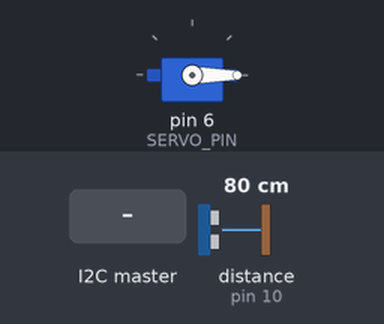
Bench run of a sketch on a simulated Arduino Uno, built with avr-gcc and run on an emulated ATmega328P. On the bench: servo. Wiring (inferred from the names in the program): ultrasonic range finder: trigger pin 9; echo pin 10. The test bench sets the inputs (shaded band); at power-on: distance to the obstacle (sensor on pin 10) 80 cm. The echo pulse lasts 58.3 µs per cm.

Above: at 1.2 s.
1.3 s: the I2C master sends the byte 1
At 2.5 s:
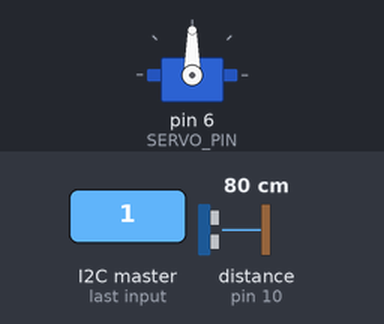
2.8 s: the I2C master sends the byte 2
At 3.7 s:
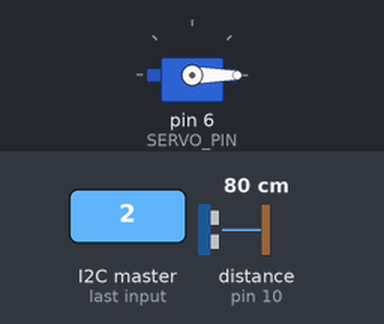
Timing chart, 0 to 5.8 s (numbered marks = the images above; inputs shaded):
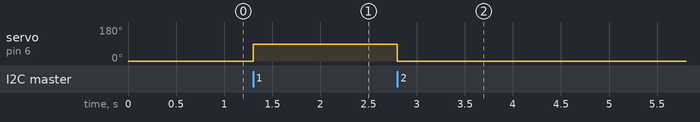

Measured:
- after the input at 1.3 s, servo on pin 6 (SERVO_PIN): 0° → 90° at once
- after the input at 2.8 s, servo on pin 6 (SERVO_PIN): 90° → 0° at once

The sketch:

entry_gate.ino
```cpp
/**
 * ENTRY GATE CONTROLLER – I2C Slave v2
 * Hardware: Arduino Uno
 *   - HYSRF05 ultrasonic sensor (Trig: D9, Echo: D10)
 *   - Servo motor barrier (Signal: D6)
 *   - I2C SDA = A4, SCL = A5  (cắm vào ESP8266 D2/D1)
 *
 * I2C address: 0x08
 *
 * Giao thức I2C:
 *   READ  – ESP8266 yêu cầu 1 byte trạng thái:
 *     bit0 = sensor đang phát hiện xe
 *     bit1 = barrier đang mở
 *     bit2 = firmware sẵn sàng (luôn = 1)
 *   WRITE – ESP8266 gửi 1 byte lệnh:
 *     0x01 = OPEN barrier
 *     0x02 = CLOSE barrier
 *     0x00 = PING
 */

#include <Wire.h>
#include <Servo.h>

// ─── Pin definitions ───────────────────────────────────────────────────────
const int TRIG_PIN  = 9;
const int ECHO_PIN  = 10;
const int SERVO_PIN = 6;

// ─── Config ────────────────────────────────────────────────────────────────
#define I2C_ADDRESS         0x08
const int  BARRIER_OPEN_DEG    = 90;
const int  BARRIER_CLOSE_DEG   = 0;
const int  DETECT_DISTANCE_CM  = 80;
const long MEASURE_INTERVAL_MS = 200;
const long AUTO_CLOSE_DELAY_MS = 2000;

// ─── State ─────────────────────────────────────────────────────────────────
Servo barrierServo;
bool  isBarrierOpen   = false;
bool  vehicleDetected = false;
unsigned long lastMeasure = 0;
unsigned long clearAt     = 0;
bool  pendingClose    = false;

// Lệnh từ I2C (được set trong ISR, xử lý trong loop)
volatile uint8_t pendingCmd = 0xFF;  // 0xFF = không có lệnh

// ─── I2C callbacks (chạy trong ISR – chỉ đọc/ghi biến volatile) ────────────
void onRequest() {
  uint8_t status = 0x04;  // bit2 = always ready
  if (vehicleDetected) status |= 0x01;
  if (isBarrierOpen)   status |= 0x02;
  Wire.write(status);
}

void onReceive(int /*numBytes*/) {
  if (Wire.available()) {
    pendingCmd = Wire.read();
  }
  while (Wire.available()) Wire.read();  // flush
}

// ─── Barrier control ────────────────────────────────────────────────────────
void openBarrier() {
  barrierServo.write(BARRIER_OPEN_DEG);
  isBarrierOpen = true;
  pendingClose  = false;
}

void closeBarrier() {
  barrierServo.write(BARRIER_CLOSE_DEG);
  isBarrierOpen = false;
  pendingClose  = false;
}

// ─── Ultrasonic measurement ─────────────────────────────────────────────────
float measureDistance() {
  digitalWrite(TRIG_PIN, LOW);
  delayMicroseconds(2);
  digitalWrite(TRIG_PIN, HIGH);
  delayMicroseconds(10);
  digitalWrite(TRIG_PIN, LOW);
  // pulseInLong() cho phép interrupt I2C chạy trong khi đo (khác pulseIn)
  long dur = pulseInLong(ECHO_PIN, HIGH, 30000UL);
  if (dur == 0) return 999.0f;
  return (dur * 0.034f) / 2.0f;
}

// ─── Setup ──────────────────────────────────────────────────────────────────
void setup() {
  pinMode(TRIG_PIN, OUTPUT);
  pinMode(ECHO_PIN, INPUT);

  barrierServo.attach(SERVO_PIN);
  closeBarrier();

  Wire.begin(I2C_ADDRESS);
  Wire.onRequest(onRequest);
  Wire.onReceive(onReceive);
}

// ─── Loop ───────────────────────────────────────────────────────────────────
void loop() {
  // 1) Xử lý lệnh từ I2C
  uint8_t cmd = pendingCmd;
  if (cmd != 0xFF) {
    pendingCmd = 0xFF;
    if      (cmd == 0x01) openBarrier();
    else if (cmd == 0x02) closeBarrier();
    // 0x00 = PING – không làm gì
  }

  // 2) Đo khoảng cách
  unsigned long now = millis();
  if (now - lastMeasure >= MEASURE_INTERVAL_MS) {
    lastMeasure = now;
    float dist  = measureDistance();
    bool  curr  = (dist < DETECT_DISTANCE_CM);

    if (curr != vehicleDetected) {
      vehicleDetected = curr;
      if (!curr && isBarrierOpen) {
        pendingClose = true;
        clearAt      = now;
      }
    }
  }

  // 3) Tự động đóng barrier sau khi xe ra
  if (pendingClose && (millis() - clearAt >= AUTO_CLOSE_DELAY_MS)) {
    closeBarrier();
  }

  delay(10);
}
```
